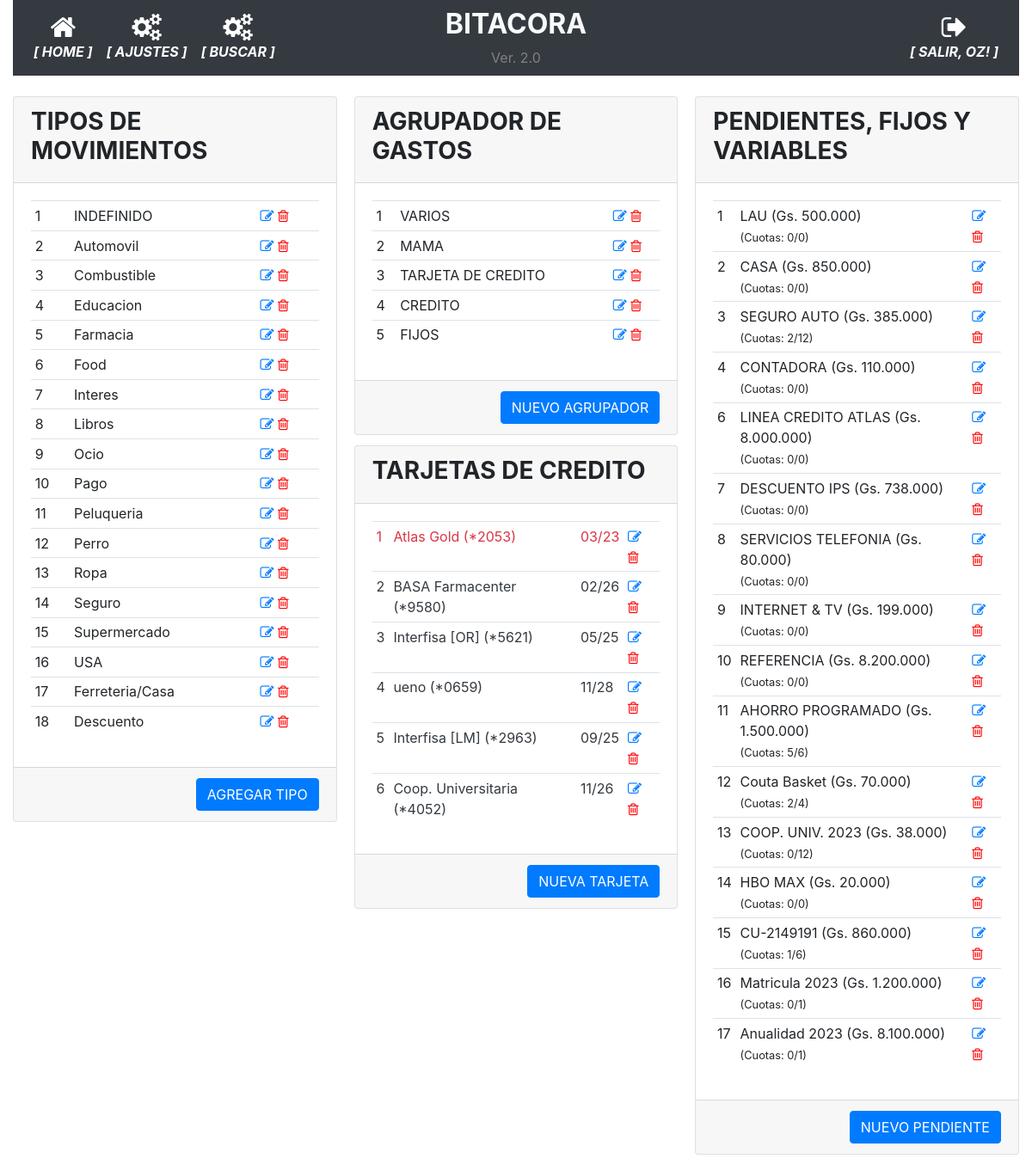
Before: /parametrico (signed in) with the older database file.
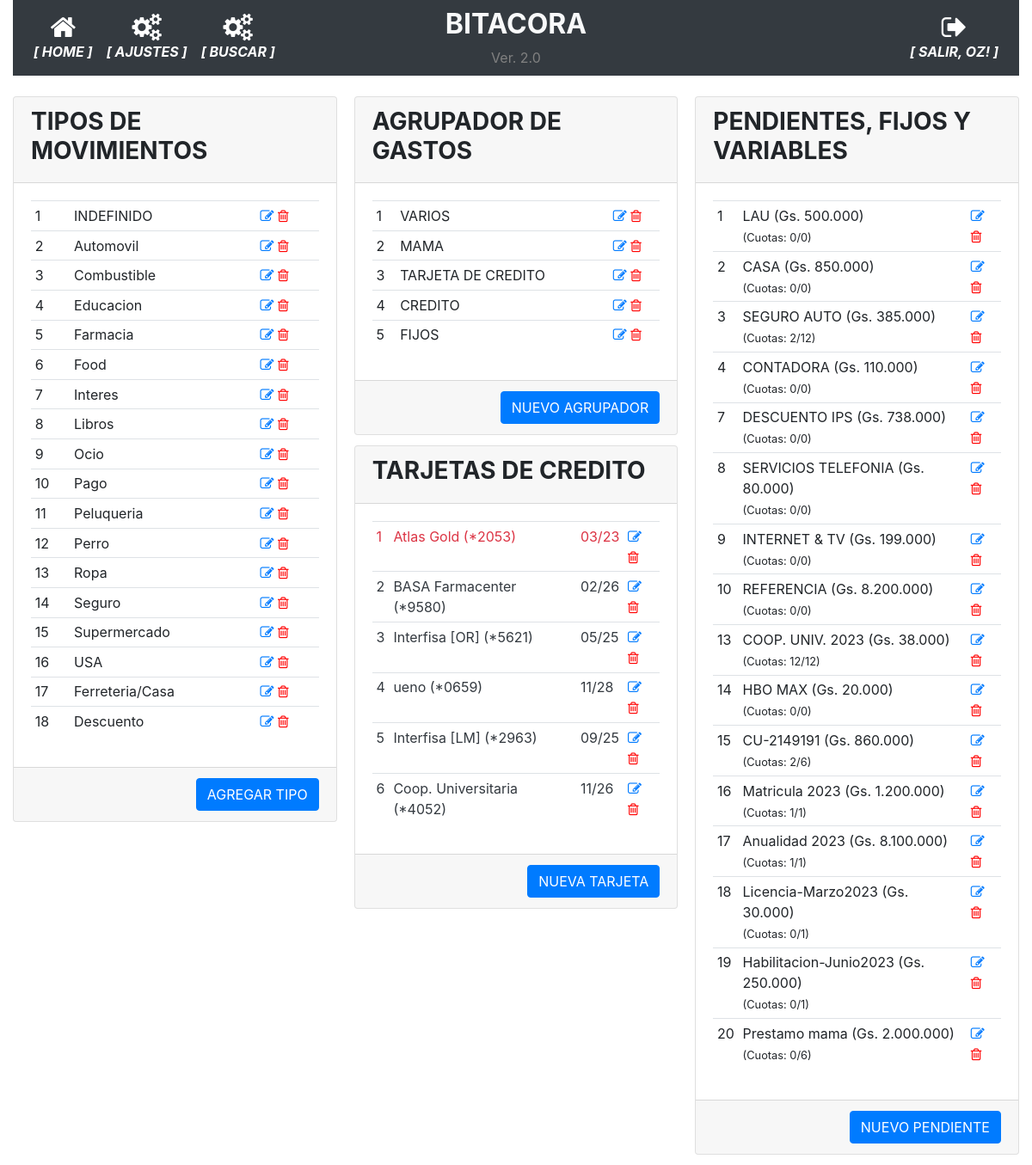
After: the same page with the newer database file.
### app/models.py (models this page shows, shortened)
class User(UserMixin, db.Model):
    id = db.Column(db.Integer, primary_key=True)
    username = db.Column(db.String(64), index=True, unique=True)
    email = db.Column(db.String(120), index=True, unique=True)
    password_hash = db.Column(db.String(128))
    perfil = db.Column(db.String(128))

class TiposMovimiento(db.Model):
    __tablename__='tipos_movimiento'
    id = db.Column(db.Integer, primary_key=True)
    tipo = db.Column(db.String(100), nullable=False)

class AgrupadorGastos(db.Model):
    __tablename__='agrupador_gastos'
    id = db.Column(db.Integer, primary_key=True)
    agrupador = db.Column(db.String(100), nullable=False)

class Tarjetas(db.Model):
    __tablename__='tarjetas'
    id = db.Column(db.Integer, primary_key=True)
    banco = db.Column(db.String(100), nullable=False)
    numero = db.Column(db.String(100), nullable=False)
    vencimiento = db.Column(db.String(10), nullable=False)
    estado = db.Column(db.Boolean, server_default=u'False')

class DeudasPendientes(db.Model):
    __tablename__='deudas_pendientes'
    id = db.Column(db.Integer, primary_key=True)
    descripcion = db.Column(db.String(100), nullable=False)
    monto = db.Column(db.Integer)
    estado = db.Column(db.Boolean, server_default=u'False')
    cuotas = db.Column(db.Integer)
    cuotas_pagadas = db.Column(db.Integer)
    id_agrupador = db.Column(db.Integer, nullable=True)

### app/routes.py (the view)
@app.route('/parametrico', methods=['GET', 'POST'])
@login_required
def parametrico():
    tipos_movimiento = TiposMovimiento.query.all()
    agrupador_gastos = AgrupadorGastos.query.all()
    gastos_fijos = DeudasPendientes.query.all()
    tarjetas = Tarjetas.query.all()
    return render_template('parametrico.html', tipos_movimiento=tipos_movimiento, agrupador_gastos=agrupador_gastos, gastos_fijos=gastos_fijos, tarjetas=tarjetas)

### app/models.py (called while the page is built)
@login.user_loader
def load_user(id):
    return User.query.get(int(id))

### app/templates/parametrico.html
{% extends "base.html" %}
{% block main %}
<div class="card-columns">
    <div class="card">
        <div class="card-header">
            <h3><strong>TIPOS DE MOVIMIENTOS</strong></h3>
        </div>
        <div class="card-body">
            <div>
                <table class="table table-sm">
                    {% for tipo in tipos_movimiento %}
                    <tr>
                        <td>{{ tipo.id }}</td>
                        <td>{{ tipo.tipo }}</td>
                        <td class="align-self-end">
                            <a href="{{ url_for('modificar_parametrico', parametrico_id=tipo.id, origen='TIPOS') }}"><i class="fa fa-pencil-square-o"></i></a>
                            <a href="{{ url_for('borrar_parametrico', parametrico_id=tipo.id, origen='TIPOS') }}" style="color:red"><i class="fa fa-trash-o"></i></a>
                        </td>
                    </tr>
                    {% endfor %}
                </table>
            </div>
        </div>
        <div class="card-footer text-muted text-right">
            <a href="{{ url_for('nuevo_parametrico', origen='TIPOS') }}" class="btn btn-primary">AGREGAR TIPO</a>
        </div>
    </div>
    <div class="card">
        <div class="card-header">
            <h3><strong>AGRUPADOR DE GASTOS</strong></h3>
        </div>
        <div class="card-body">
            <div>
                <table class="table table-sm">
                    {% for agrupador in agrupador_gastos %}
                    <tr>
                        <td>{{ agrupador.id }}</td>
                        <td>{{ agrupador.agrupador }}</td>
                        <td class="align-self-end">
                            <a href="{{ url_for('modificar_parametrico', parametrico_id=agrupador.id, origen='AGRUPADORES') }}"><i class="fa fa-pencil-square-o"></i></a>
                            <a href="{{ url_for('borrar_parametrico', parametrico_id=agrupador.id, origen='AGRUPADORES') }}" style="color:red"><i class="fa fa-trash-o"></i></a>
                        </td>
                    </tr>
                    {% endfor %}
                </table>
            </div>
        </div>
        <div class="card-footer text-muted text-right">
            <a href="{{ url_for('nuevo_parametrico', origen='AGRUPADORES') }}" class="btn btn-primary">NUEVO AGRUPADOR</a>
        </div>
    </div>
    <div class="card">
        <div class="card-header">
            <h3><strong>TARJETAS DE CREDITO</strong></h3>
        </div>
        <div class="card-body">
            <div>
                <table class="table table-sm">
                    {% for tarjeta in tarjetas %}
                    <tr class="{{ 'text-dark' if tarjeta.estado else 'text-danger' }}">
                        <td>{{ tarjeta.id }}</td>
                        <td>{{ tarjeta.banco }} (*{{ tarjeta.numero }})</td>
                        <td>{{ tarjeta.vencimiento }}</td>
                        <td class="align-self-end">
                            <a href="{{ url_for('modificar_tarjeta', tarjeta_id=tarjeta.id) }}"><i class="fa fa-pencil-square-o"></i></a>
                            <a href="{{ url_for('borrar_tarjeta', tarjeta_id=tarjeta.id) }}" style="color:red"><i class="fa fa-trash-o"></i></a>
                        </td>
                    </tr>
                    {% endfor %}
                </table>
            </div>
        </div>
        <div class="card-footer text-muted text-right">
            <a href="{{ url_for('nueva_tarjeta') }}" class="btn btn-primary">NUEVA TARJETA</a>
        </div>
    </div>
    <div class="card">
        <div class="card-header">
            <h3><strong>PENDIENTES, FIJOS Y VARIABLES</strong></h3>
        </div>
        <div class="card-body">
            <div>
                <table class="table table-sm">
                    {% for fijo in gastos_fijos %}
                    <tr>
                        <td>{{ fijo.id }}</td>
                        <td>{{ fijo.descripcion }} ({{ "Gs. {:,.0f}".format(fijo.monto).replace(",", ".") }})<br><small>(Cuotas: {{ fijo.cuotas_pagadas }}/{{ fijo.cuotas }})</small></td>
                        <td class="align-self-end">
                            <a href="{{ url_for('modificar_pendiente', pendiente_id=fijo.id) }}"><i class="fa fa-pencil-square-o"></i></a>
                            <a href="{{ url_for('borrar_pendiente', pendiente_id=fijo.id) }}" style="color:red"><i class="fa fa-trash-o"></i></a>
                        </td>
                    </tr>
                    {% endfor %}
                </table>
            </div>
        </div>
        <div class="card-footer text-muted text-right">
            <a href="{{ url_for('nuevo_pendiente') }}" class="btn btn-primary">NUEVO PENDIENTE</a>
        </div>
    </div>
</div>
{% endblock %}

### app/templates/base.html (shortened to what this page needs)
<!doctype html>
<html lang="en">
  <head>
    <link rel="stylesheet" href="https://stackpath.bootstrapcdn.com/bootstrap/4.5.0/css/bootstrap.min.css">
    <link rel="stylesheet" href="https://maxcdn.bootstrapcdn.com/font-awesome/4.4.0/css/font-awesome.min.css">
  </head>
  <body>
    <div class="container-fluid">
      <nav class="navbar navbar-expand-md navbar-dark bg-dark">
        <div class="navbar-collapse collapse w-100 order-1 order-md-0 dual-collapse2">
            <ul class="navbar-nav mr-auto text-center">
              <li class="nav-item active">
                <a href="{{ url_for('index') }}" class="nav-link d-flex flex-column">
                <i class="fa fa-home fa-2x"></i>
                <span class="d-none d-sm-inline"><i><strong>[ HOME ]</strong></i></span></a>
              </li>
              <li class="nav-item active">
                <a href="{{ url_for('parametrico') }}" class="nav-link d-flex flex-column">
                <i class="fa fa-cogs fa-2x"></i>
                <span class="d-none d-sm-inline"><i><strong>[ AJUSTES ]</strong></i></span></a>
              </li>
              <li class="nav-item active">
                <a href="{{ url_for('busqueda') }}" class="nav-link d-flex flex-column">
                <i class="fa fa-cogs fa-2x"></i>
                <span class="d-none d-sm-inline"><i><strong>[ BUSCAR ]</strong></i></span></a>
              </li>
            </ul>
        </div>
        <div class="mx-auto order-0 text-center">
            <h2 class="mx-auto text-light"><strong>BITACORA</strong></h2>
            <span style="color: grey">Ver. 2.0</span>
        </div>
        <div class="navbar-collapse collapse w-100 order-3 dual-collapse2">
            <ul class="navbar-nav ml-auto text-center">
              <li class="nav-item active">
                {% if current_user.is_anonymous %}
                  <a href="{{ url_for('logout') }}" class="nav-link d-flex flex-column">
                  <i class="fa fa-sign-in fa-2x"></i>
                  <span class="d-none d-sm-inline"><i><strong>[ ACCEDER ]</strong></i></span></a>
                {% else %}
                  <a href="{{ url_for('logout') }}" class="nav-link d-flex flex-column">
                  <i class="fa fa-sign-out fa-2x"></i>
                  <span class="d-none d-sm-inline"><i><strong>[ SALIR, {{ current_user.username | upper }}! ]</strong></i></span></a>
                {% endif %}
              </li>
            </ul>
        </div>
    </nav>
    <br>
      <div>
        {% block main %}{% endblock %}
      </div>
    </div>
  </body>
</html>

Changed rows visible on the page:
removed DeudasPendientes: id "6", descripcion "LINEA CREDITO ATLAS", monto "Gs. 8.000.000", cuotas_pagadas "0", cuotas "0"
removed DeudasPendientes: id "11", descripcion "AHORRO PROGRAMADO", monto "Gs. 1.500.000", cuotas_pagadas "5", cuotas "6"
removed DeudasPendientes: id "12", descripcion "Couta Basket", monto "Gs. 70.000", cuotas_pagadas "2", cuotas "4"
changed DeudasPendientes "COOP. UNIV. 2023": cuotas_pagadas "0" → "12"
changed DeudasPendientes "CU-2149191": cuotas_pagadas "1" → "2"
changed DeudasPendientes "Matricula 2023": cuotas_pagadas "0" → "1"
changed DeudasPendientes "Anualidad 2023": cuotas_pagadas "0" → "1"
added DeudasPendientes: id "18", descripcion "Licencia-Marzo2023", monto "Gs. 30.000", cuotas_pagadas "0", cuotas "1"
added DeudasPendientes: id "19", descripcion "Habilitacion-Junio2023", monto "Gs. 250.000", cuotas_pagadas "0", cuotas "1"
added DeudasPendientes: id "20", descripcion "Prestamo mama", monto "Gs. 2.000.000", cuotas_pagadas "0", cuotas "6"
